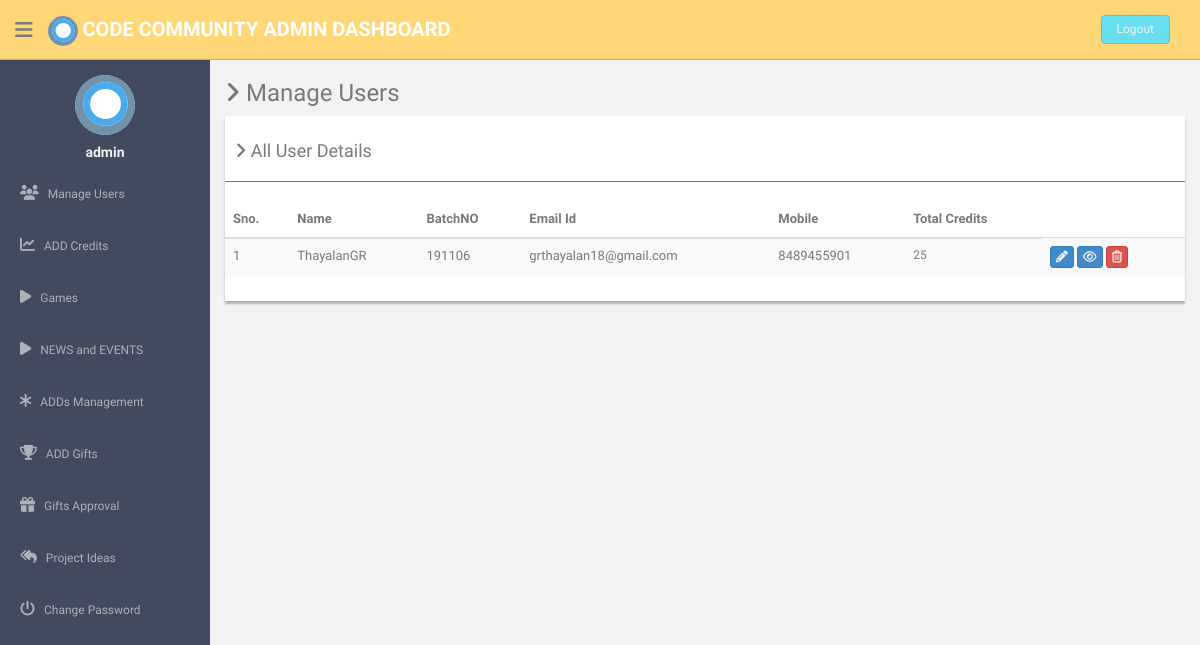
Screenshot of /admin/manage-users.php (signed in) with the database file from the repository.
### tables this page shows
CREATE TABLE `user` (
  `user_id` int(11) NOT NULL,
  `role_id` int(11) NOT NULL,
  `name` varchar(255) NOT NULL,
  `birthdate` date NOT NULL,
  `gender` varchar(255) NOT NULL,
  `email` varchar(255) NOT NULL,
  `mobile` varchar(12) DEFAULT NULL,
  `password` varchar(255) NOT NULL,
  `activationcode` varchar(255) NOT NULL,
  `forgetpasswordcode` varchar(255) NOT NULL,
  `batchno` varchar(255) NOT NULL,
  `upload_image` varchar(255) NOT NULL,
  `active` int(11) NOT NULL DEFAULT '0',
  `interest` varchar(255) NOT NULL,
  `exception` varchar(255) DEFAULT NULL
);

### admin/manage-users.php (the view, shortened to what this page needs)
<?php
include('dbconnection.php');
?><!DOCTYPE html>
<html lang="en">
  <head>
    <link href="assets/css/bootstrap.css" rel="stylesheet">
    <link href="assets/font-awesome/css/font-awesome.css" rel="stylesheet" />
    <link href="assets/css/style.css" rel="stylesheet">
    <link href="assets/css/style-responsive.css" rel="stylesheet">
  </head>
  <body>
  <section id="container" >
  <?php include('./header.php'); ?>
        <?php include('./sidebar.php'); ?>
      <section id="main-content">
          <section class="wrapper">
          	<h3><i class="fa fa-angle-right"></i> Manage Users</h3>
				<div class="row">
                  <div class="col-md-12">
                      <div class="content-panel">
                          <table class="table table-striped table-advance table-hover">
	                  	  	  <h4><i class="fa fa-angle-right"></i> All User Details </h4>
	                  	  	  <hr>
                              <thead>
                              <tr>
                                  <th>Sno.</th>
                                  <th class="hidden-phone">Name</th>
                                  <th> BatchNO</th>
                                  <th> Email Id</th>
                                  <th> Mobile</th>
                                  <th> Total Credits</th>
                              </tr>
                              </thead>
                              <tbody>
                              <?php $ret=mysqli_query($con,"select * from user");
							  $cnt=1;
							  while($row=mysqli_fetch_array($ret))
							  {
                                $uid = $row['user_id'] ;
                                ?>
                              <tr>
                              <td><?php echo $cnt;?></td>
                              <td><?php echo $row['name'];?></td>
                                  <td><?php echo $row['batchno'];?></td>
                                  <td><?php echo $row['email'];?></td>
                                  <td><?php echo $row['mobile'];?></td>
                                  <td style="font-size:12px;">
                               <?php $ret2=mysqli_query($con,"SELECT credits FROM credits where userid = $uid ");
                                $temp = 0;
                                while($row1=mysqli_fetch_array($ret2))
                                {
                                    $temp += $row1['credits'];
                                }
                                echo $temp;
                                 ?>
                                 </td>
                                  <td>
                                     <a href="update-profile.php?uid=<?php echo $row['user_id'];?>">
                                     <button class="btn btn-primary btn-xs"><i class="fa fa-pencil"></i></button></a>
                                     <a href="view-history.php?uid=<?php echo $row['user_id'];?>">
                                     <button class="btn btn-primary btn-xs"><i class="fa fa-eye"></i></button></a>
                                     <a href="manage-users.php?id=<?php echo $row['user_id'];?>">
                                     <button class="btn btn-danger btn-xs" onClick="return confirm('Do you really want to delete');"><i class="fa fa-trash-o "></i></button></a>
                                  </td>
                              </tr>
                              <?php $cnt=$cnt+1; }?>
                              </tbody>
                          </table>
                      </div>
                  </div>
              </div>
		</section>
      </section>
      </section>
  </body>
</html>

### admin/assets/css/style.css (style rules this page uses)
body { color: #797979; background: #f2f2f2; font-family: 'Ruda', sans-serif; padding: 0px !important; margin: 0px !important; font-size:13px; }
a, a:hover, a:focus { text-decoration: none; outline: none; }
#container { width: 100%; height: 100%; }
hr { margin-top: 20px; margin-bottom: 20px; border: 0; border-top: 1px solid #797979; }
#main-content { margin-left: 210px; }
.wrapper { display: inline-block; margin-top: 60px; padding-left: 15px; padding-right: 15px; padding-bottom: 15px; padding-top: 0px; width: 100%; }
.content-panel { background: #ffffff; box-shadow: 0px 3px 2px #aab2bd; padding-top: 15px; padding-bottom: 5px; }
.content-panel h4 { margin-left: 10px; }

### admin/header.php (style rules this page uses)
body { color: #797979; background: #f2f2f2; font-family: 'Ruda', sans-serif; padding: 0px !important; margin: 0px !important; font-size:13px; }

### rows the page displays
user: name "ThayalanGR", batchno "191106", email "grthayalan18@gmail.com", mobile "8489455901", temp "25"

### other values shown
$_SESSION['adminlogin'] "admin"
